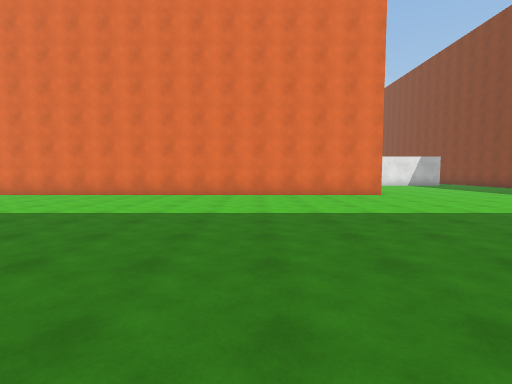
[1] (above)

21 first-person views from a walk through a scene from a Unity 3-D project. The camera is 1.5 m above the floor, tilts 4° down and sees 85° across. The floor is counted in squares, 2 m on a side. Each view is taken from the middle of a square. On the plan, view 1 faces up. The plan holds only what a view shows up to about 10 squares ahead; the rest is blank. The place goes on beyond the plan. Surface patterns are stand-ins for the level's own textures.

[2]
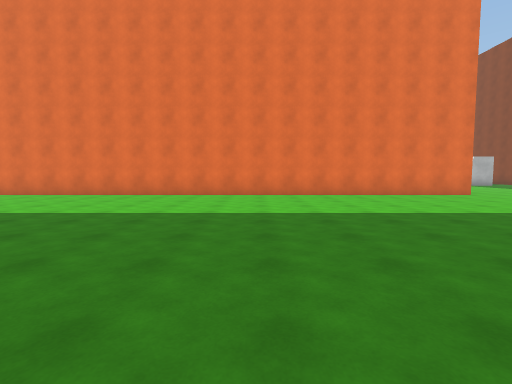

[3]
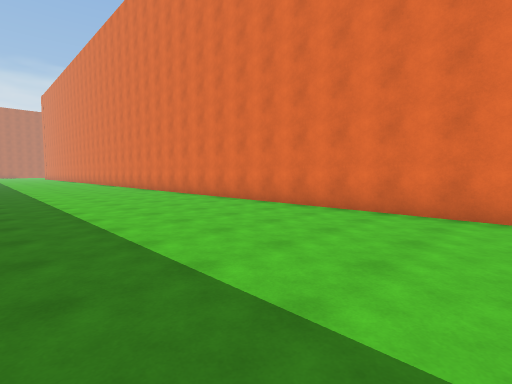

[4]
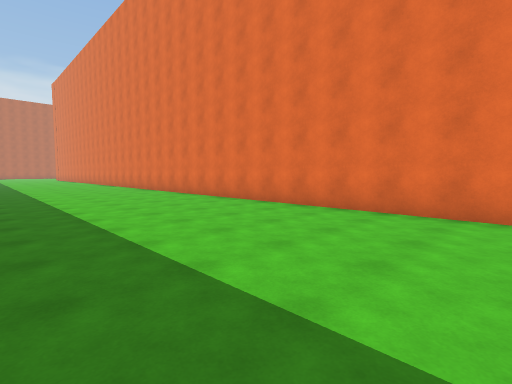

[5]
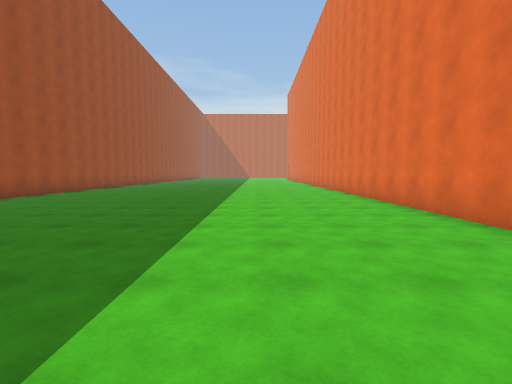

[6]
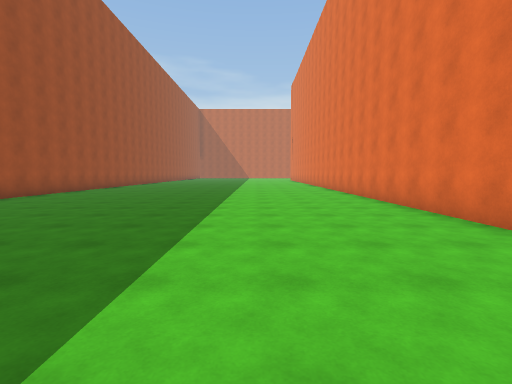

[7]
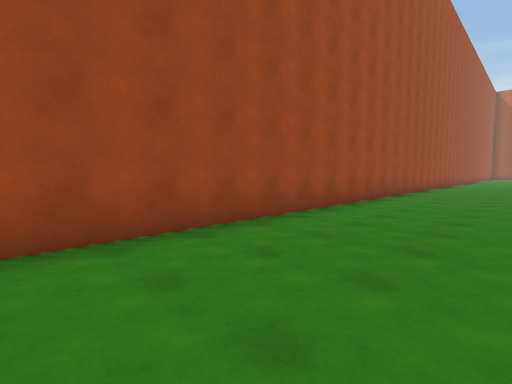

[8]
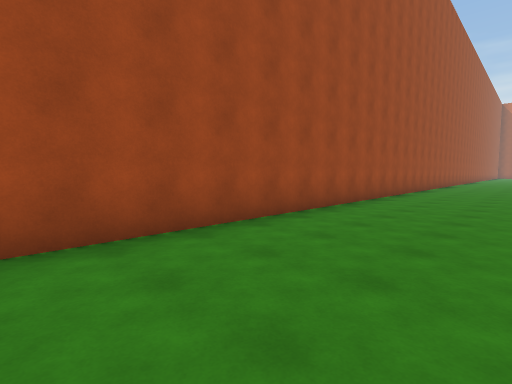

[9]
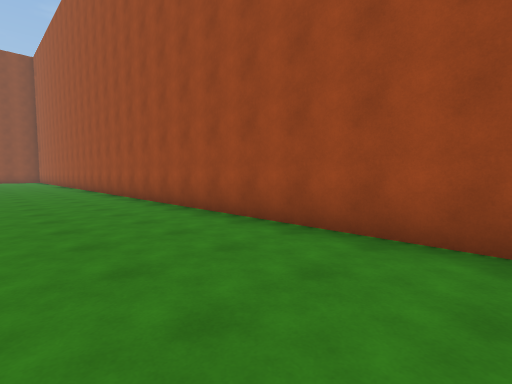

[10]
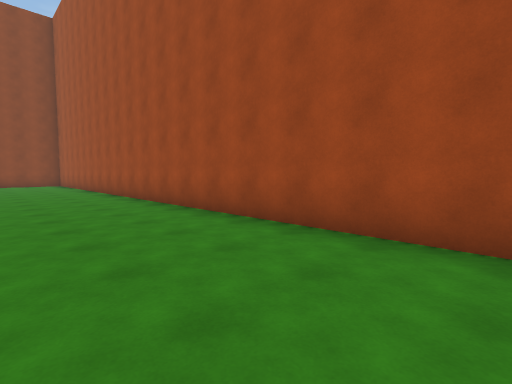

[11]
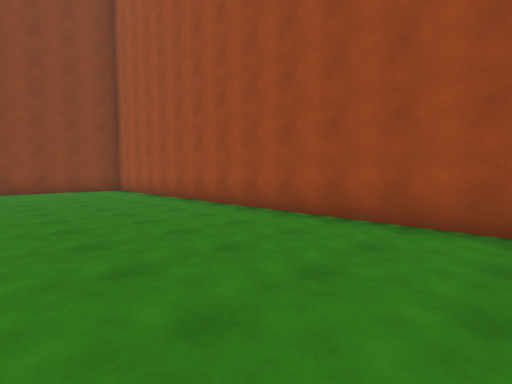

[12]
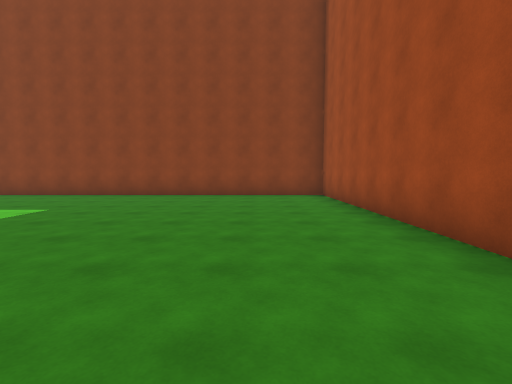

[13]
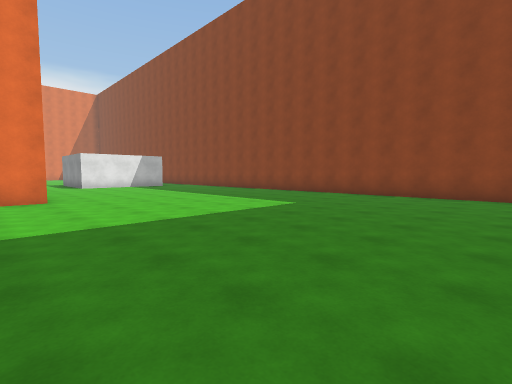

[14]
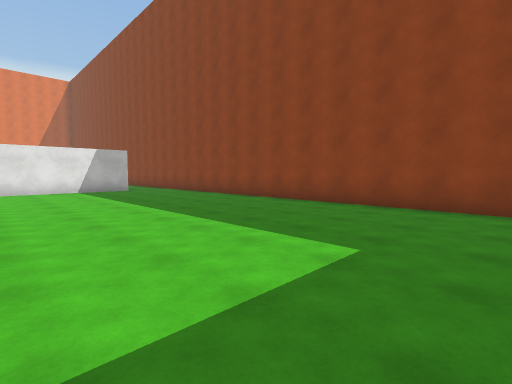

[15]
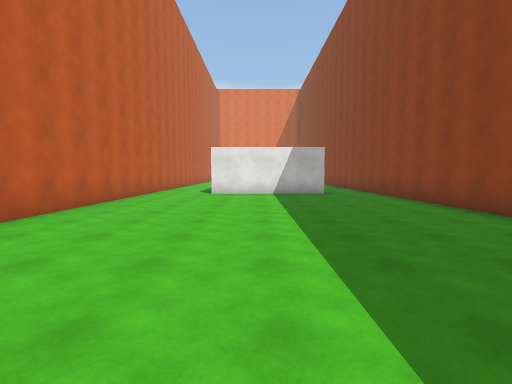

[16]
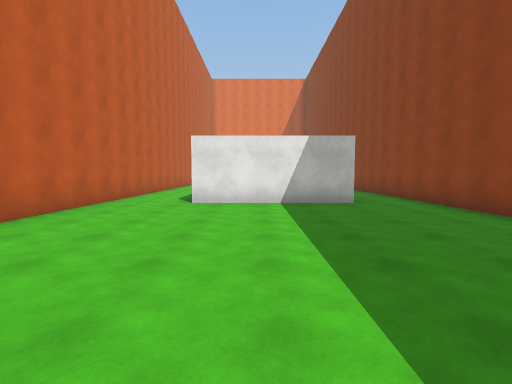

[17]
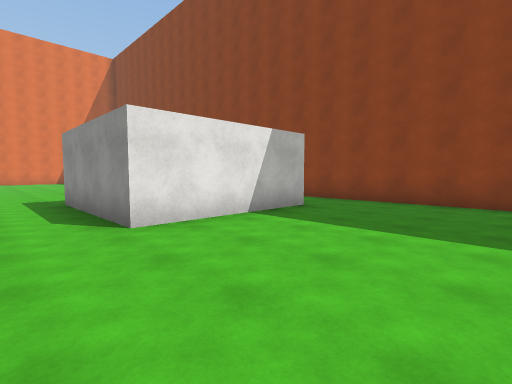

[18]
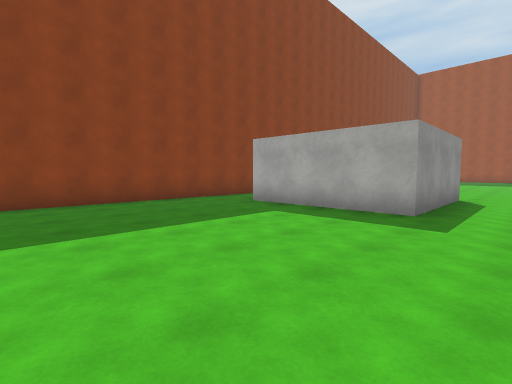

[19]
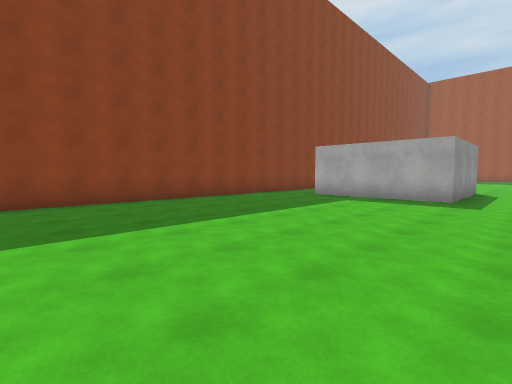

[20]
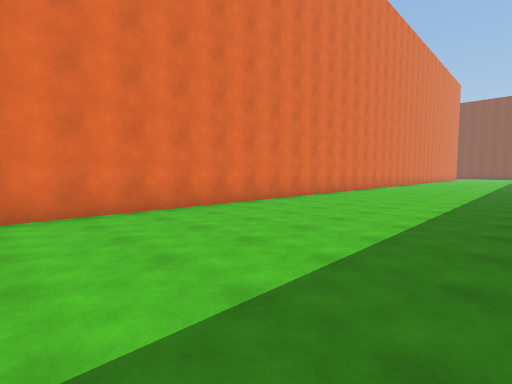

[21]
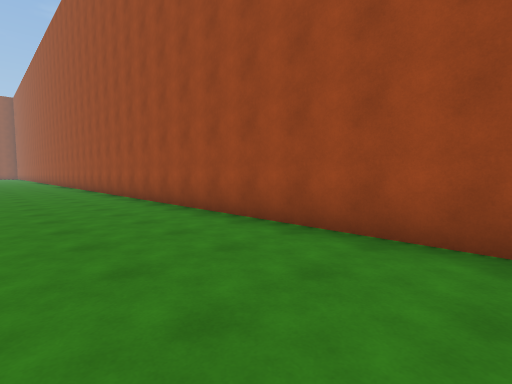

### Floor plan
Points are (right, up) in squares from view 1. A wall is a line through its corners. A room is listed if a view was taken in it or the views show most of it. See-through windows are left out.
Room 1 (views 1, 2, 3, 4, 5, 6, 7, 8, 9, 10, 11, 12, 13, 14, 15, 16, 17, 20, 21)
walls: (4.2, 9.3) (-28, 9.3); (4.2, 14.5) (4.2, 10); (10.5, 15.8) (6.4, 15.8); (-28, -1.2) (12.3, -1.2) (12.3, 14.6)
ways out: opening at (5.5, 15.5) to room 2; opening at (11.5, 15.5) to room 2
Room 2 (views 18, 19)
walls: (4.2, 19) (4.2, 14.5); (6.4, 15.8) (6.4, 19.7) (10.5, 19.7); (12.3, 14.6) (12.3, 27.8)
ways out: opening at (5.5, 15.5) to room 1; opening at (11.5, 15.5) to room 1

Where each view was taken, in squares from view 1:
view 1: 0 up, 0 right, facing up
view 2: 0 up, 3 left, facing up
view 3: 4 up, 7 left, facing up-left
view 4: 4 up, 13 left, facing up-left
view 5: 6 up, 15 left, facing left
view 6: 6 up, 18 left, facing left
view 7: 2 up, 17 left, facing down-left
view 8: 2 up, 10 left, facing down-left
view 9: 2 up, 13 left, facing down-right
view 10: 2 up, 6 left, facing down-right
view 11: 3 up, 0 right, facing down-right
view 12: 1 up, 3 right, facing right
view 13: 1 up, 3 right, facing up-right
view 14: 4 up, 6 right, facing up-right
view 15: 6 up, 8 right, facing up
view 16: 9 up, 8 right, facing up
view 17: 12 up, 5 right, facing up-right
view 18: 25 up, 5 right, facing down-right
view 19: 28 up, 5 right, facing down-right
view 20: 4 up, 28 left, facing up-right
view 21: 2 up, 28 left, facing down-right
